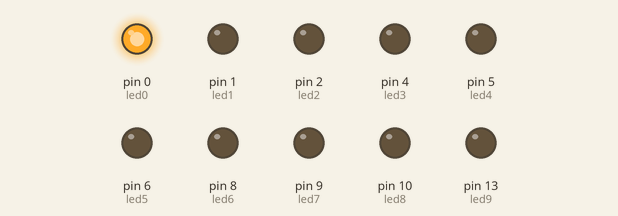
This sketch was run on a simulated Arduino Uno, built with avr-gcc and run on an emulated ATmega328P. On the bench: output pins drawn as LEDs (lit = HIGH).

Above: at 0.5 s.
At 1.5 s:
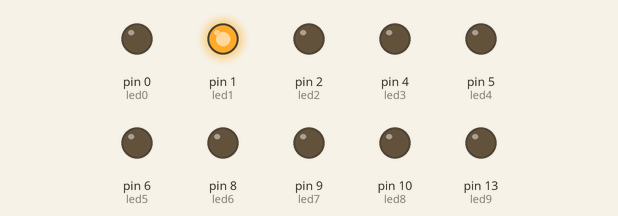
At 3.5 s:
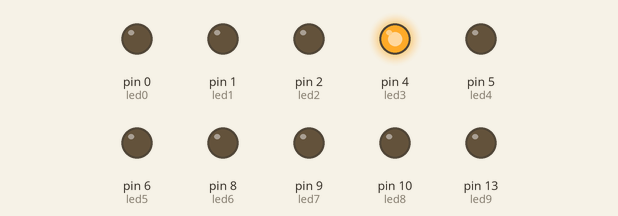
At 6.5 s:
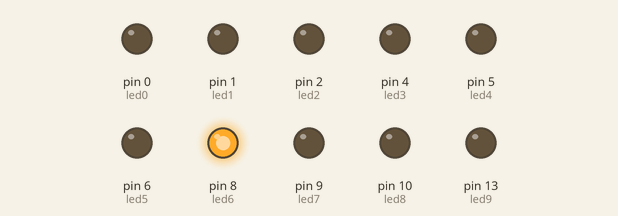
At 8.5 s:
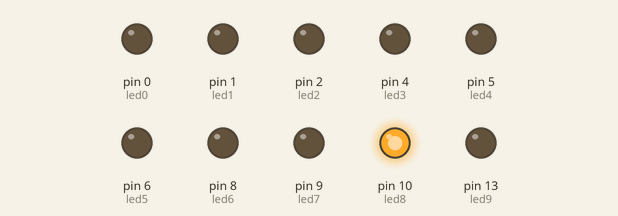
At 12.5 s:
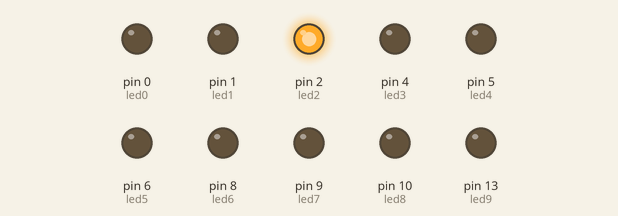
Timing chart, 0 to 13.0 s (numbered marks = the images above):
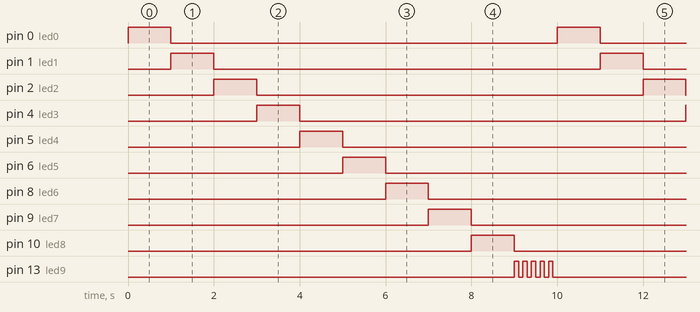

Measured:
- by itself, pin 13 (led9): repeats every 10.0 s: 4 × (LOW 0.10 s, HIGH 0.10 s), LOW 9.1 s, HIGH 0.10 s
- by itself, pin 0 (led0), pin 1 (led1), pin 2 (led2), pin 4 (led3), pin 5 (led4), pin 6 (led5), pin 8 (led6), pin 9 (led7), pin 10 (led8): alternates HIGH for 1.0 s and LOW for 9.0 s
- by itself, everything shown: repeats every 10.0 s, in 19 steps

The sketch:

main.ino
```cpp
int led0 = 0;
int led1 = 1;
int led2 = 2;
int led3 = 4;
int led4 = 5;
int led5 = 6;
int led6 = 8;
int led7 = 9;
int led8 = 10;

int led9 = 13;

void setup() {
  pinMode(led0, OUTPUT);
  pinMode(led1, OUTPUT);
  pinMode(led2, OUTPUT);
  pinMode(led3, OUTPUT);
  pinMode(led4, OUTPUT);
  pinMode(led5, OUTPUT);
  pinMode(led6, OUTPUT);
  pinMode(led7, OUTPUT);
  pinMode(led8, OUTPUT);
  pinMode(led9, OUTPUT);
}

// the loop function runs over and over again forever
void loop() {
  digitalWrite(led9, LOW);
  digitalWrite(led0, HIGH);
  delay(1000);
  digitalWrite(led0, LOW);
  digitalWrite(led1, HIGH);
  delay(1000);
  digitalWrite(led1, LOW);
  digitalWrite(led2, HIGH);
  delay(1000);
  digitalWrite(led2, LOW);
  digitalWrite(led3, HIGH);
  delay(1000);
  digitalWrite(led3, LOW);
  digitalWrite(led4, HIGH);
  delay(1000);
  digitalWrite(led4, LOW);
  digitalWrite(led5, HIGH);
  delay(1000);
  digitalWrite(led5, LOW);
  digitalWrite(led6, HIGH);
  delay(1000);
  digitalWrite(led6, LOW);
  digitalWrite(led7, HIGH);
  delay(1000);
  digitalWrite(led7, LOW);
  digitalWrite(led8, HIGH);
  delay(1000);

  digitalWrite(led8, LOW);

  digitalWrite(led9, HIGH);
  delay(100);
  digitalWrite(led9, LOW);
  delay(100);
  digitalWrite(led9, HIGH);
  delay(100);
  digitalWrite(led9, LOW);
  delay(100);
  digitalWrite(led9, HIGH);
  delay(100);
  digitalWrite(led9, LOW);
  delay(100);
  digitalWrite(led9, HIGH);
  delay(100);
  digitalWrite(led9, LOW);
  delay(100);
  digitalWrite(led9, HIGH);
  delay(100);
  digitalWrite(led9, LOW);
  delay(100);
}
```
